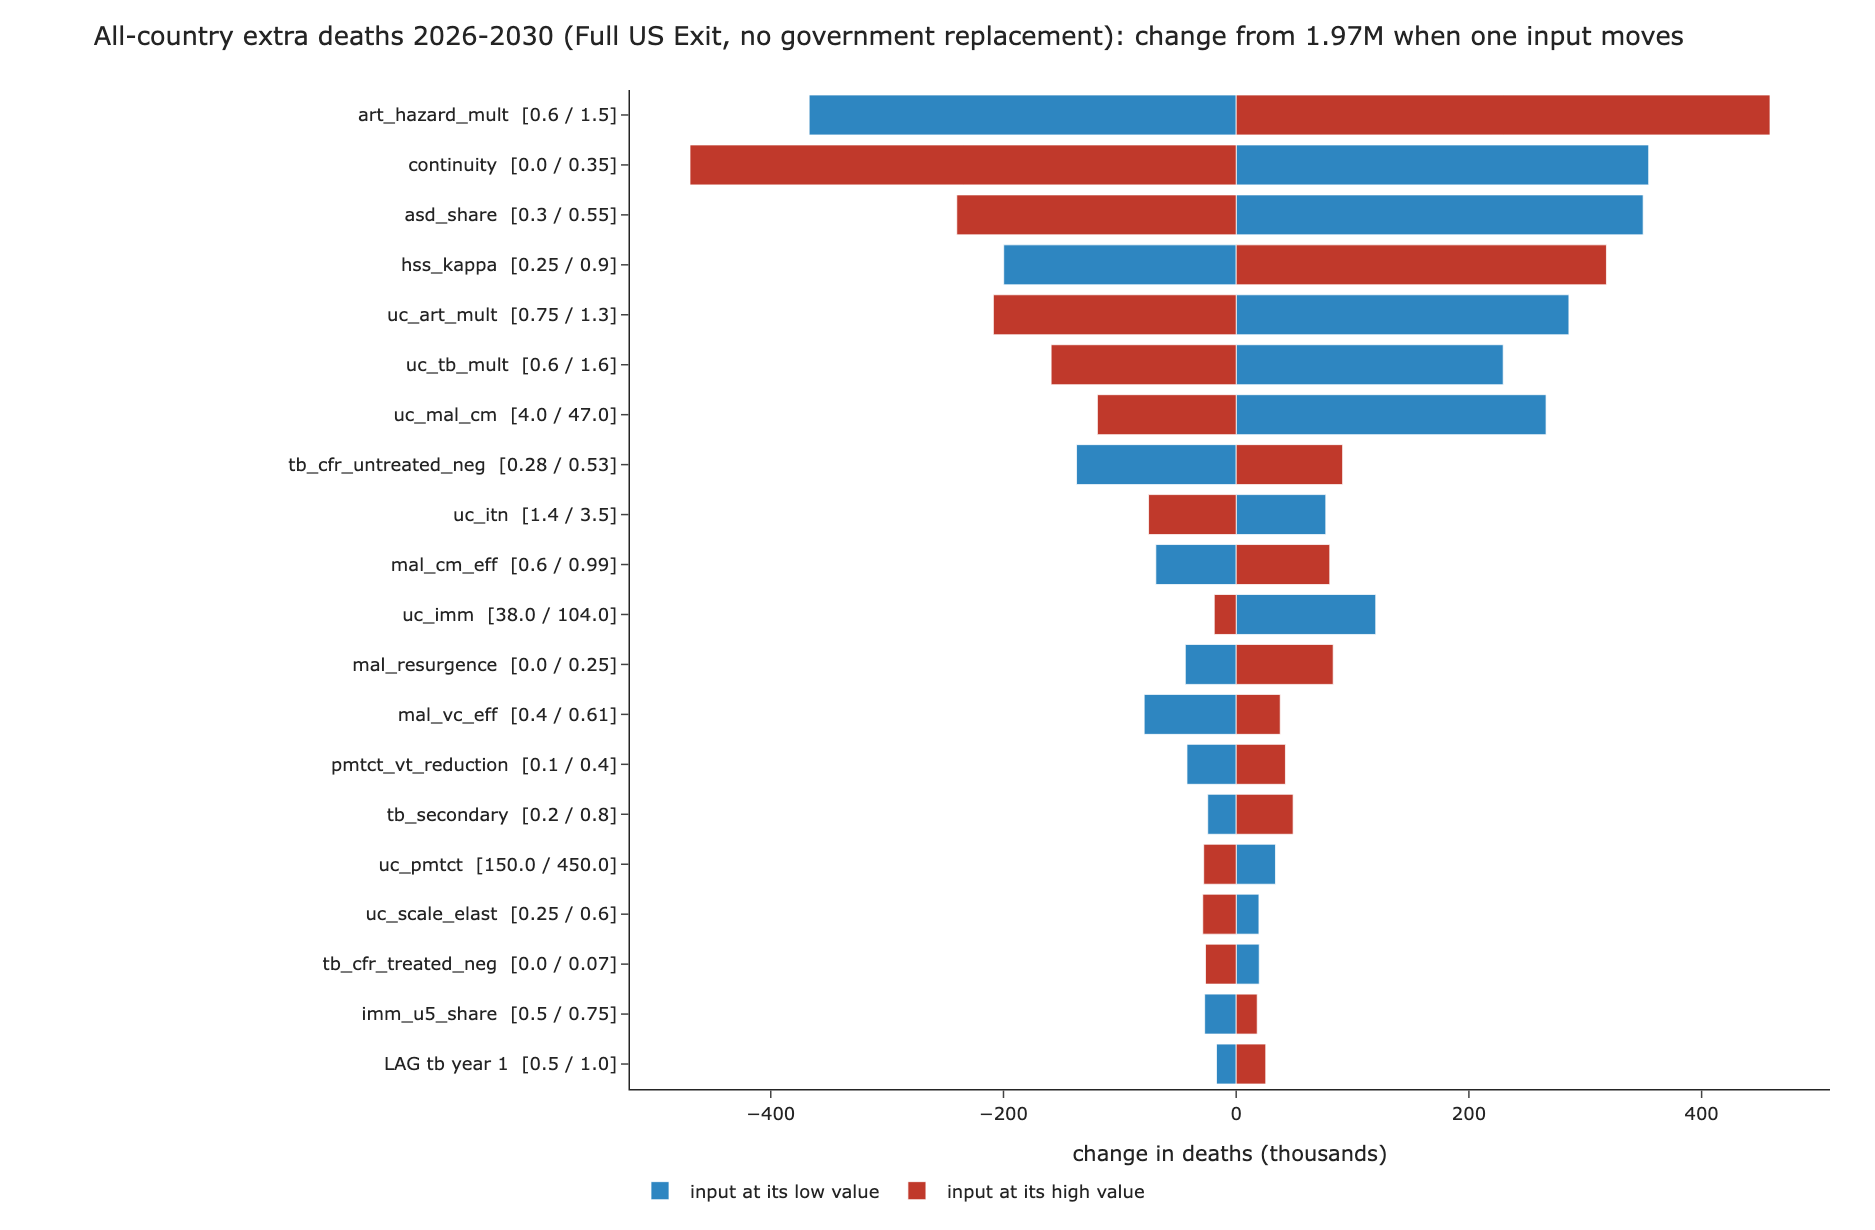

Source code (Python):
"""Tornado chart of the 20 most influential inputs (from sensitivity.csv). Needs plotly + kaleido (image export).

    .venv/bin/python audit/logic_review/tornado.py
"""
from pathlib import Path

import pandas as pd
import plotly.graph_objects as go

HERE = Path(__file__).parent
d = pd.read_csv(HERE / "sensitivity.csv").head(20).iloc[::-1]
base = float(d["base_d5"].iloc[0])
lab = [f"{r.input}  [{r.low} / {r.high}]" for r in d.itertuples()]
fig = go.Figure()
fig.add_bar(y=lab, x=(d["d5_low"] - base) / 1e3, orientation="h", name="input at its low value", marker_color="#2e86c1")
fig.add_bar(y=lab, x=(d["d5_high"] - base) / 1e3, orientation="h", name="input at its high value", marker_color="#c0392b")
fig.update_layout(barmode="overlay", height=820, width=1250, template="simple_white",
                  title=f"All-country extra deaths 2026-2030 (Full US Exit, no government replacement): change from "
                        f"{base / 1e6:.2f}M when one input moves",
                  xaxis_title="change in deaths (thousands)", legend=dict(orientation="h", y=-0.08),
                  margin=dict(l=420, r=30, t=60, b=80), font=dict(size=12))
fig.add_vline(x=0, line_color="black")
fig.write_image(HERE / "tornado.png", scale=1.5)
print("saved tornado.png")
